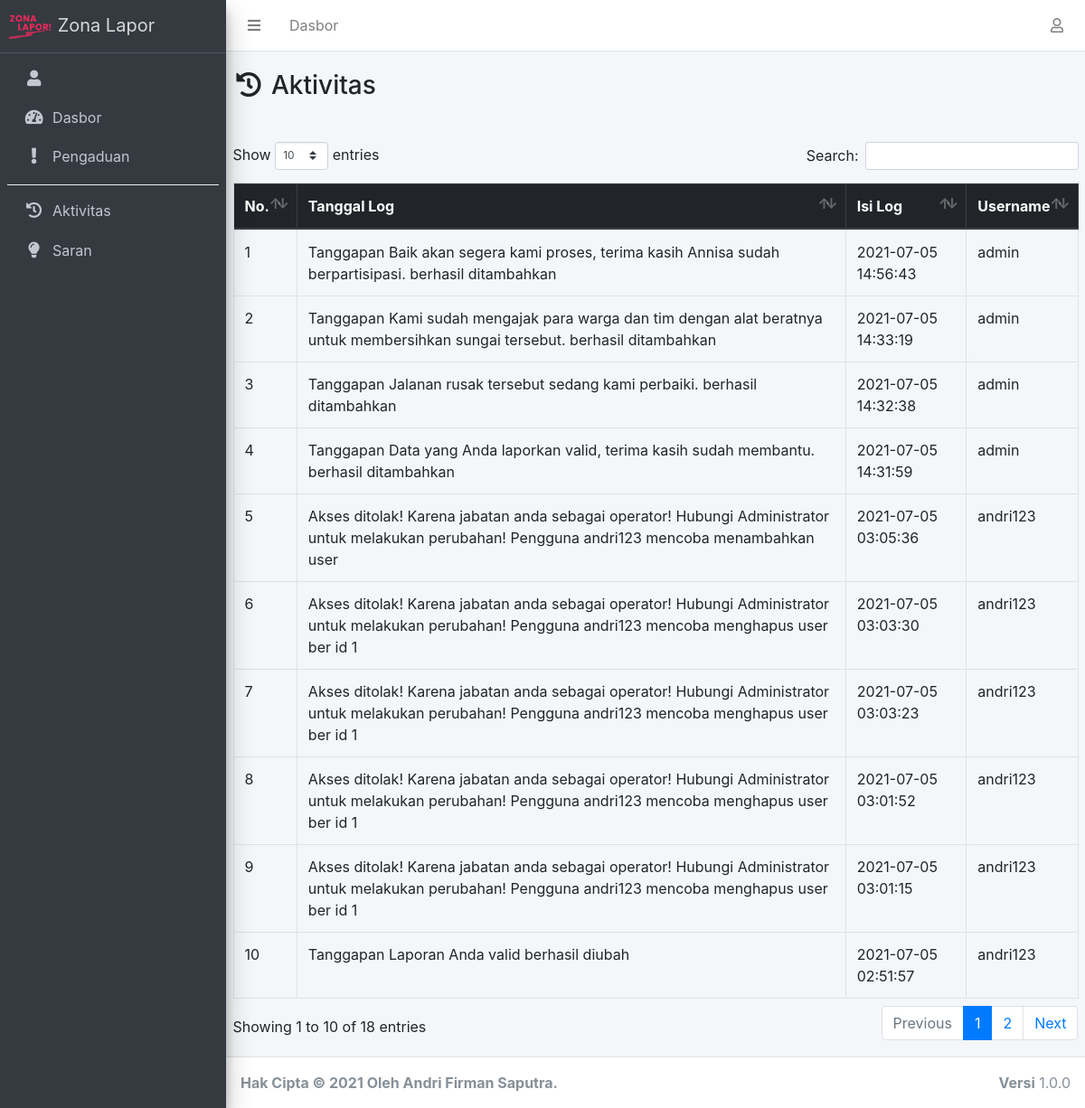
Page /index.php/log on the committed database.
### tables this page shows
CREATE TABLE `log` (
  `id_log` int(11) NOT NULL,
  `isi_log` text NOT NULL,
  `tgl_log` datetime NOT NULL,
  `id_user` int(11) NOT NULL
);

CREATE TABLE `user` (
  `id_user` int(11) NOT NULL,
  `nama` varchar(100) NOT NULL,
  `username` varchar(100) NOT NULL,
  `password` varchar(255) NOT NULL,
  `no_telepon` varchar(20) NOT NULL,
  `jabatan` enum('administrator','operator') NOT NULL
);

### application/controllers/Log.php (called while the page is built, shortened)
<?php
class Log extends CI_Controller
{
	public function __construct()
	{
		$this->load->model('Admin_model', 'admo');
		$this->load->model('Log_model', 'lomo');
	}
	public function index()
	{
		$data['dataUser']	= $this->admo->getDataUserAdmin();
		$data['title'] 		= 'Riwayat';
		$data['log']   		= $this->lomo->getLog();
		$this->load->view('templates/header-admin', $data);
		$this->load->view('log/index', $data);
		$this->load->view('templates/footer-admin', $data);
	}
}

### index.php (called while the page is built, shortened)
<?php
require_once BASEPATH.'core/CodeIgniter.php';

### application/models/Log_model.php (called while the page is built, shortened)
<?php
class Log_model extends CI_Model
{
	public function getLog()
	{
		$this->db->join('user', 'user.id_user=log.id_user');
		$this->db->order_by('tgl_log', 'desc');
		return $this->db->get('log')->result_array();
	}
}

### application/views/log/index.php (the view)
<div class="container">
	<div class="row justify-content-center py-3">
		<div class="col-lg header-title">
			<h3><i class="fas fa-fw fa-history"></i> Aktivitas</h3>
		</div>
	</div>
	<div class="row py-3">
		<div class="col-lg">
			<div class="table-responsive">
				<table class="table table-bordered" id="table_id">
					<thead class="thead-dark">
						<tr>
							<th>No.</th>
							<th>Tanggal Log</th>
							<th>Isi Log</th>
							<th>Username</th>
						</tr>
					</thead>
					<tbody>
						<?php $i = 1; ?>
						<?php foreach ($log as $dl): ?>
							<tr>
								<td><?= $i++; ?></td>
								<td><?= $dl['isi_log']; ?></td>
								<td><?= $dl['tgl_log']; ?></td>
								<td><?= $dl['username']; ?></td>
							</tr>
						<?php endforeach ?>
					</tbody>
				</table>
			</div>
		</div>
	</div>
</div>

### assets/css/zona_lapor.css (style rules this page uses)
.header-title { margin: 5px 0; text-align: center; }
@media (min-width: 992px) { .header-title { margin: 5px 0; text-align: left; } }

### rows in the picture
log: isi_log "Tanggapan Baik akan segera kami proses, terima kasih Annisa sudah berpartisipasi. berhasil ditambahkan", tgl_log "2021-07-05 14:56:43", id_user.username "admin"
log: isi_log "Tanggapan Kami sudah mengajak para warga dan tim dengan alat beratnya untuk membersihkan sungai tersebut. berhasil ditambahkan", tgl_log "2021-07-05 14:33:19", id_user.username "admin"
log: isi_log "Tanggapan Jalanan rusak tersebut sedang kami perbaiki. berhasil ditambahkan", tgl_log "2021-07-05 14:32:38", id_user.username "admin"
log: isi_log "Tanggapan Data yang Anda laporkan valid, terima kasih sudah membantu. berhasil ditambahkan", tgl_log "2021-07-05 14:31:59", id_user.username "admin"
log: isi_log "Akses ditolak! Karena jabatan anda sebagai operator! Hubungi Administrator untuk melakukan perubahan! Pengguna andri123 mencoba menambahkan user", tgl_log "2021-07-05 03:05:36", id_user.username "andri123"
log: isi_log "Akses ditolak! Karena jabatan anda sebagai operator! Hubungi Administrator untuk melakukan perubahan! Pengguna andri123 mencoba menghapus user ber id 1", tgl_log "2021-07-05 03:03:30", id_user.username "andri123"
log: isi_log "Akses ditolak! Karena jabatan anda sebagai operator! Hubungi Administrator untuk melakukan perubahan! Pengguna andri123 mencoba menghapus user ber id 1", tgl_log "2021-07-05 03:03:23", id_user.username "andri123"
log: isi_log "Akses ditolak! Karena jabatan anda sebagai operator! Hubungi Administrator untuk melakukan perubahan! Pengguna andri123 mencoba menghapus user ber id 1", tgl_log "2021-07-05 03:01:52", id_user.username "andri123"
log: isi_log "Akses ditolak! Karena jabatan anda sebagai operator! Hubungi Administrator untuk melakukan perubahan! Pengguna andri123 mencoba menghapus user ber id 1", tgl_log "2021-07-05 03:01:15", id_user.username "andri123"
log: isi_log "Tanggapan Laporan Anda valid berhasil diubah", tgl_log "2021-07-05 02:51:57", id_user.username "andri123"
